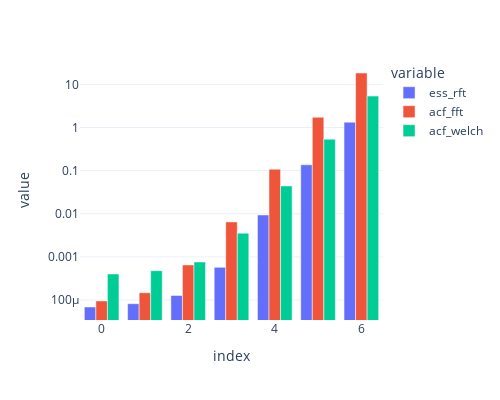

This figure's notebook cell:
### Code cell
fig = px.bar(average_timings, barmode='group', log_y=True)
fig.update_layout(template='plotly_white', width=500, height=400)

### Figure 1 — Plotly figure (JSON) as saved in the notebook; plotly's stock layout.template omitted (floating-point values rounded to 4 significant figures)
{"data": [{"alignmentgroup": "True", "hovertemplate": "variable=ess_rft<br>index=%{x}<br>value=%{y}<extra></extra>", "legendgroup": "ess_rft", "marker": {"color": "#636efa", "pattern": {"shape": ""}}, "name": "ess_rft", "offsetgroup": "ess_rft", "orientation": "v", "showlegend": true, "textposition": "auto", "type": "bar", "x": [0, 1, 2, 3, 4, 5, 6], "xaxis": "x", "y": [6.904e-05, 8.238e-05, 0.0001279, 0.0005735, 0.009393, 0.137, 1.33], "yaxis": "y"}, {"alignmentgroup": "True", "hovertemplate": "variable=acf_fft<br>index=%{x}<br>value=%{y}<extra></extra>", "legendgroup": "acf_fft", "marker": {"color": "#EF553B", "pattern": {"shape": ""}}, "name": "acf_fft", "offsetgroup": "acf_fft", "orientation": "v", "showlegend": true, "textposition": "auto", "type": "bar", "x": [0, 1, 2, 3, 4, 5, 6], "xaxis": "x", "y": [9.556e-05, 0.000148, 0.0006527, 0.006486, 0.1083, 1.727, 18.36], "yaxis": "y"}, {"alignmentgroup": "True", "hovertemplate": "variable=acf_welch<br>index=%{x}<br>value=%{y}<extra></extra>", "legendgroup": "acf_welch", "marker": {"color": "#00cc96", "pattern": {"shape": ""}}, "name": "acf_welch", "offsetgroup": "acf_welch", "orientation": "v", "showlegend": true, "textposition": "auto", "type": "bar", "x": [0, 1, 2, 3, 4, 5, 6], "xaxis": "x", "y": [0.000402, 0.0004802, 0.0007623, 0.003554, 0.04423, 0.5374, 5.351], "yaxis": "y"}], "layout": {"barmode": "group", "height": 400, "legend": {"title": {"text": "variable"}, "tracegroupgap": 0}, "margin": {"t": 60}, "width": 500, "xaxis": {"anchor": "y", "domain": [0, 1], "title": {"text": "index"}}, "yaxis": {"anchor": "x", "domain": [0, 1], "title": {"text": "value"}, "type": "log"}}}
